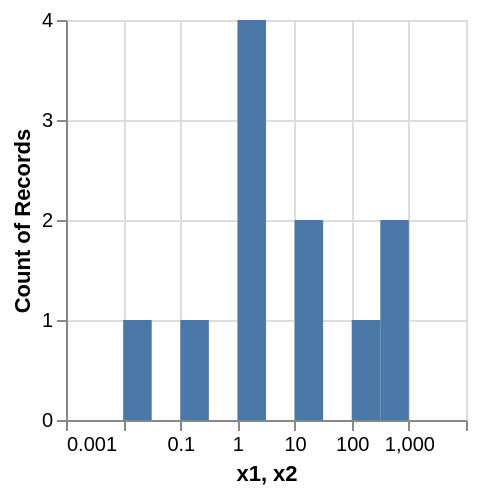

The specification (Vega-Lite) saved for this image:
### Vega specification from a JSON file in a GitHub repository (floating-point values rounded to 4 significant figures)
{"$schema": "https://vega.github.io/schema/vega/v5.json", "description": "Log-scaled Histogram.  We may improve the support of this. See https://github.com/vega/vega-lite/issues/4792.", "autosize": "pad", "padding": 5, "width": 200, "height": 200, "style": "cell", "data": [{"name": "source_0", "values": [{"x": 0.01}, {"x": 0.1}, {"x": 1}, {"x": 1}, {"x": 1}, {"x": 1}, {"x": 10}, {"x": 10}, {"x": 100}, {"x": 500}, {"x": 800}]}, {"name": "data_0", "source": "source_0", "transform": [{"type": "formula", "expr": "log(datum.x)/log(10)", "as": "log_x"}, {"type": "extent", "field": "log_x", "signal": "bin_maxbins_10_log_x_extent"}, {"type": "bin", "field": "log_x", "as": ["bin_log_x", "bin_log_x_end"], "signal": "bin_maxbins_10_log_x_bins", "maxbins": 10, "extent": {"signal": "bin_maxbins_10_log_x_extent"}}, {"type": "formula", "expr": "pow(10, datum.bin_log_x)", "as": "x1"}, {"type": "formula", "expr": "pow(10, datum.bin_log_x_end)", "as": "x2"}, {"type": "aggregate", "groupby": ["x1", "x2"], "ops": ["count"], "fields": [null], "as": ["__count"]}, {"type": "filter", "expr": "datum[\"x1\"] !== null && !isNaN(datum[\"x1\"])"}]}], "marks": [{"name": "marks", "type": "rect", "style": ["bar"], "from": {"data": "data_0"}, "encode": {"update": {"fill": {"value": "#4c78a8"}, "tooltip": {"signal": "{\"x1\": format(datum[\"x1\"], \"\"), \"x2\": format(datum[\"x2\"], \"\"), \"Count of Records\": format(datum[\"__count\"], \"\")}"}, "x": {"scale": "x", "field": "x1"}, "x2": {"scale": "x", "field": "x2"}, "y": {"scale": "y", "field": "__count"}, "y2": {"scale": "y", "value": 0}}}}], "scales": [{"name": "x", "type": "log", "domain": {"data": "data_0", "fields": ["x1", "x2"]}, "range": [0, {"signal": "width"}], "base": 10, "nice": true, "padding": 5}, {"name": "y", "type": "linear", "domain": {"data": "data_0", "field": "__count"}, "range": [{"signal": "height"}, 0], "nice": true, "zero": true}], "axes": [{"scale": "x", "orient": "bottom", "grid": false, "title": "x1, x2", "tickCount": 5, "labelFlush": true, "labelOverlap": "greedy", "zindex": 1}, {"scale": "x", "orient": "bottom", "tickCount": 5, "gridScale": "y", "grid": true, "domain": false, "labels": false, "maxExtent": 0, "minExtent": 0, "ticks": false, "zindex": 0}, {"scale": "y", "orient": "left", "grid": false, "title": "Count of Records", "labelOverlap": true, "tickCount": {"signal": "ceil(height/40)"}, "zindex": 1}, {"scale": "y", "orient": "left", "gridScale": "x", "grid": true, "tickCount": {"signal": "ceil(height/40)"}, "domain": false, "labels": false, "maxExtent": 0, "minExtent": 0, "ticks": false, "zindex": 0}]}
